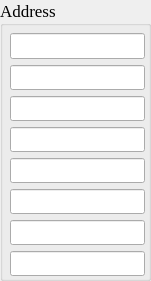
  <widget class="QGroupBox" name="groupBox_7">
   <property name="geometry">
    <rect>
     <x>480</x>
     <y>560</y>
     <width>151</width>
     <height>281</height>
    </rect>
   </property>
   <property name="font">
    <font>
     <family>Times New Roman</family>
     <pointsize>13</pointsize>
    </font>
   </property>
   <property name="title">
    <string>Address</string>
   </property>
   <widget class="QWidget" name="layoutWidget_8">
    <property name="geometry">
     <rect>
      <x>10</x>
      <y>30</y>
      <width>135</width>
      <height>246</height>
     </rect>
    </property>
    <property name="font">
     <font>
      <family>Times New Roman</family>
      <pointsize>13</pointsize>
     </font>
    </property>
    <layout class="QGridLayout" name="gridLayout_22">
     <property name="topMargin">
      <number>3</number>
     </property>
     <property name="horizontalSpacing">
      <number>15</number>
     </property>
     <item row="0" column="0">
      <widget class="QLineEdit" name="address_21">
       <property name="font">
        <font>
         <family>Times New Roman</family>
         <pointsize>13</pointsize>
        </font>
       </property>
      </widget>
     </item>
     <item row="1" column="0">
      <widget class="QLineEdit" name="address_22">
       <property name="font">
        <font>
         <family>Times New Roman</family>
         <pointsize>13</pointsize>
        </font>
       </property>
      </widget>
     </item>
     <item row="2" column="0">
      <widget class="QLineEdit" name="address_23">
       <property name="font">
        <font>
         <family>Times New Roman</family>
         <pointsize>13</pointsize>
        </font>
       </property>
      </widget>
     </item>
     <item row="3" column="0">
      <widget class="QLineEdit" name="address_24">
       <property name="font">
        <font>
         <family>Times New Roman</family>
         <pointsize>13</pointsize>
        </font>
       </property>
      </widget>
     </item>
     <item row="4" column="0">
      <widget class="QLineEdit" name="address_25">
       <property name="font">
        <font>
         <family>Times New Roman</family>
         <pointsize>13</pointsize>
        </font>
       </property>
      </widget>
     </item>
     <item row="5" column="0">
      <widget class="QLineEdit" name="address_26">
       <property name="font">
        <font>
         <family>Times New Roman</family>
         <pointsize>13</pointsize>
        </font>
       </property>
      </widget>
     </item>
     <item row="6" column="0">
      <widget class="QLineEdit" name="address_27">
       <property name="font">
        <font>
         <family>Times New Roman</family>
         <pointsize>13</pointsize>
        </font>
       </property>
      </widget>
     </item>
     <item row="7" column="0">
      <widget class="QLineEdit" name="address_28">
       <property name="font">
        <font>
         <family>Times New Roman</family>
         <pointsize>13</pointsize>
        </font>
       </property>
      </widget>
     </item>
    </layout>
   </widget>
  </widget>
